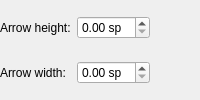
       <widget class="QWidget" name="endFilledArrowWidget" native="true">
        <layout class="QGridLayout" name="endFilledArrowWidgetLayout">
         <property name="leftMargin"><number>0</number></property>
         <property name="topMargin"><number>0</number></property>
         <property name="rightMargin"><number>0</number></property>
         <property name="bottomMargin"><number>0</number></property>
         <item row="0" column="0"><widget class="QLabel" name="endFilledArrowHeightLabel">
          <property name="text"><string>Arrow height:</string></property>
          <property name="buddy"><cstring>endFilledArrowHeight</cstring></property>
         </widget></item>
         <item row="0" column="1"><widget class="QDoubleSpinBox" name="endFilledArrowHeight">
          <property name="accessibleName"><string>End filled arrow height</string></property>
          <property name="suffix"><string> sp</string></property>
          <property name="minimum"><double>0.0</double></property>
          <property name="maximum"><double>99.99</double></property>
          <property name="singleStep"><double>0.1</double></property>
         </widget></item>
         <item row="0" column="2"><widget class="Ms::ResetButton" name="resetEndFilledArrowHeight" native="true"/></item>
         <item row="1" column="0"><widget class="QLabel" name="endFilledArrowWidthLabel">
          <property name="text"><string>Arrow width:</string></property>
          <property name="buddy"><cstring>endFilledArrowWidth</cstring></property>
         </widget></item>
         <item row="1" column="1"><widget class="QDoubleSpinBox" name="endFilledArrowWidth">
          <property name="accessibleName"><string>End filled arrow width</string></property>
          <property name="suffix"><string> sp</string></property>
          <property name="minimum"><double>0.0</double></property>
          <property name="maximum"><double>99.99</double></property>
          <property name="singleStep"><double>0.1</double></property>
         </widget></item>
         <item row="1" column="2"><widget class="Ms::ResetButton" name="resetEndFilledArrowWidth" native="true"/></item>
        </layout>
       </widget>
